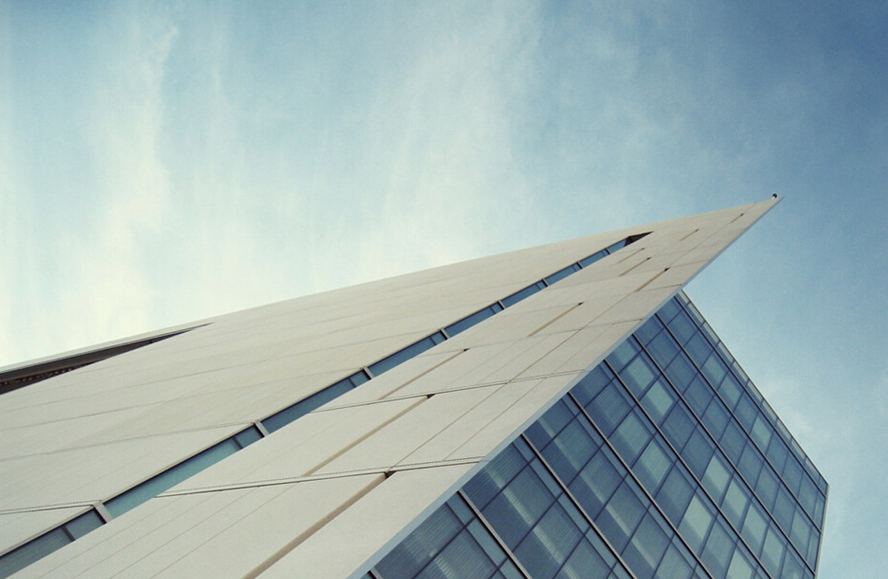
#> input picture opencv/lines3.png, 888 x 579 px
$ python lines.py   (Python 2 division)
#> lines starting #> are read from the running program, lines starting #| are printed output that depends on the picture; after the words box and inside, x2 and y2 are one past the last pixel; in counts of white or black regions, pixels touching at a corner belong together
import cv2
import numpy as np

def minLineLengthChange(p):
    print 'min change',p
    minLineLength = p
    show()

def maxLineGapChange(p):
    print 'min change',p
    maxLineGap= p
    show()

def show():
    lines = cv2.HoughLinesP(edges,1,np.pi/180,
            100,
            minLineLength,
            maxLineGap)
    for line in lines:
        for x1,y1,x2,y2 in line:
          cv2.line(img,(x1,y1),(x2,y2),(0,255,0),2)

    cv2.imshow("lines", img)

img = cv2.imread('lines3.png')
#> img is the input picture: shape (579, 888, 3); mean B, G, R 179.5, 179, 160.3
gray = cv2.cvtColor(img,cv2.COLOR_BGR2GRAY)
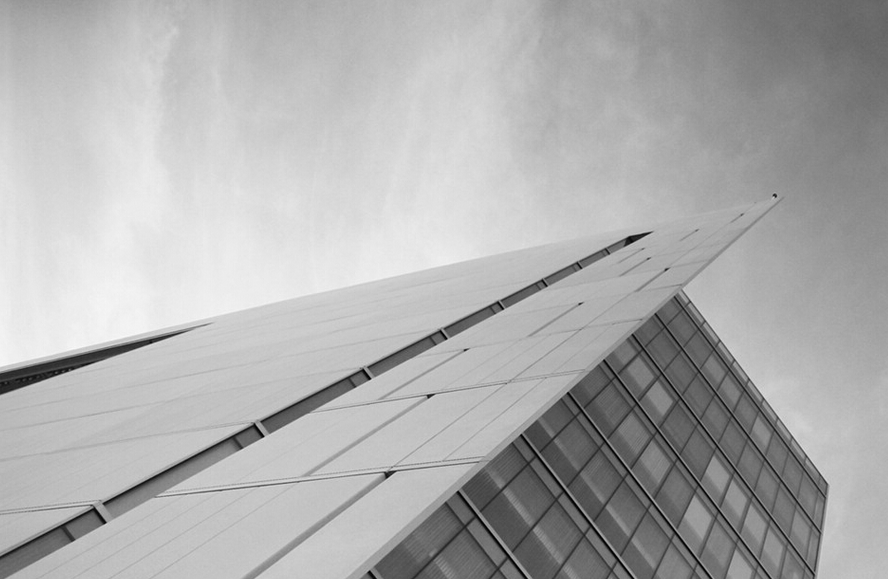
#> gray: shape (579, 888); min 0, max 250, mean 173.5
edges = cv2.Canny(gray,40,220)
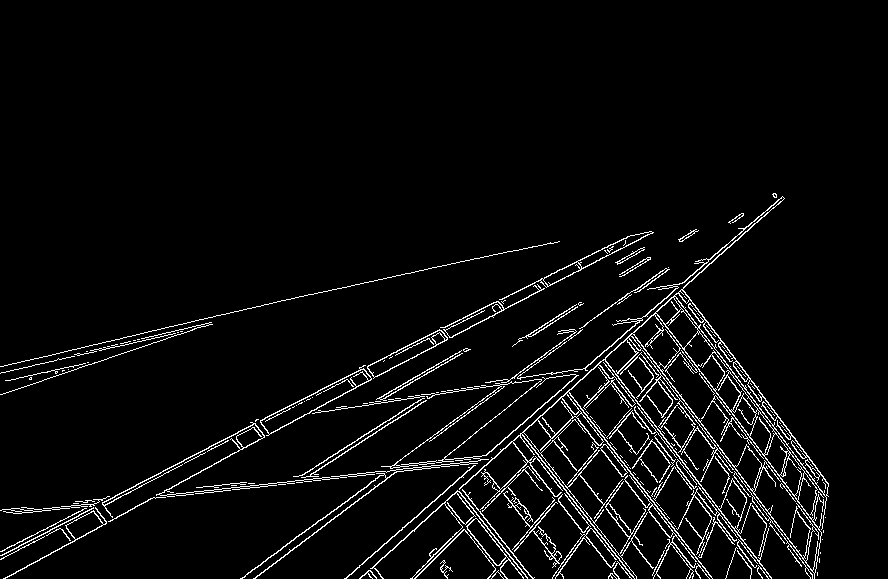
#> edges: shape (579, 888); 4.3% white in thin lines or dots, all inside (x1, y1, x2, y2) = (0, 193, 829, 579)

minLineLength = 40
maxLineGap = 50


cv2.namedWindow('lines')
cv2.createTrackbar('ttmin', 'lines', minLineLength, 1000, minLineLengthChange)
cv2.createTrackbar('ttmax', 'lines', maxLineGap, 1000, maxLineGapChange)

show()
#> in show, `lines = cv2.HoughLinesP(edges,1,np.pi/180, 100, minLineLength, maxLine..`: lines = 26 rows, first 6: [371, 568, 457, 490], [183, 460, 253, 424], [392, 368, 447, 339], [480, 509, 533, 456], [584, 368, 640, 320], [5, 553, 79, 515]
#> the loop in show, `for line in lines:` made 26 passes
#> line on passes 1 to 12: [[371, 568, 457, 490]], [[183, 460, 253, 424]], [[392, 368, 447, 339]], [[480, 509, 533, 456]], [[584, 368, 640, 320]], [[5, 553, 79, 515]], [[377, 550, 460, 477]], [[672, 385, 803, 558]], [[443, 431, 504, 386]], [[605, 358, 655, 312]], [[723, 402, 819, 529]], [[715, 349, 787, 444]]
#> after the loop in show, `for line in lines:`:
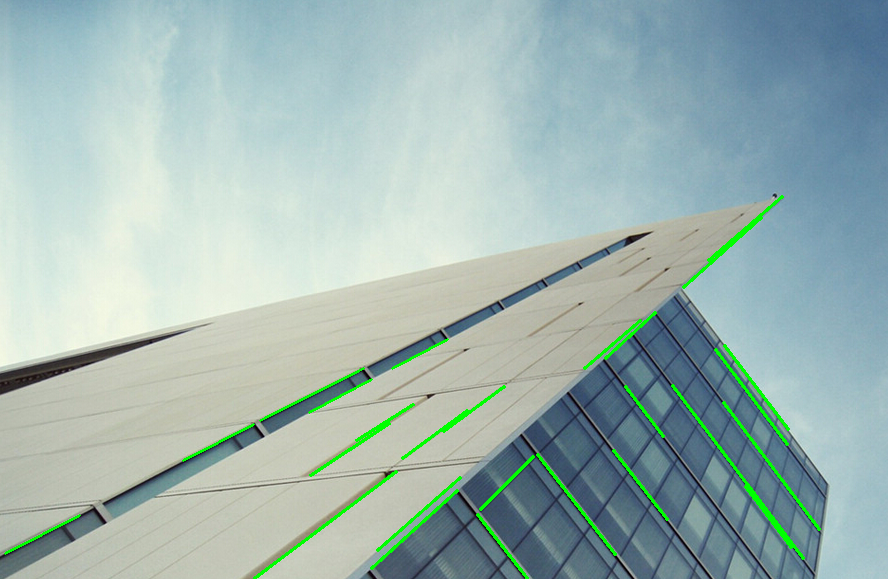
#> img: shape (579, 888, 3); 1.61% of pixels changed, all inside (x1, y1, x2, y2) = (4, 195, 821, 579)

cv2.imshow("edges", edges)
cv2.waitKey()

$ run again, with opencv/lines2.png copied over opencv/lines3.png
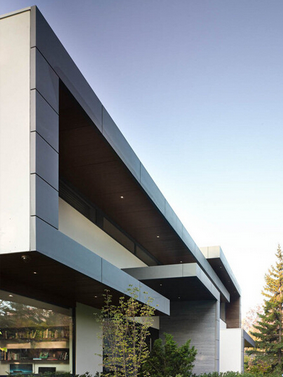
#> input picture opencv/lines2.png, 283 x 377 px
#> img is the input picture: shape (377, 283, 3); mean B, G, R 149, 143.4, 138.3
#> `edges = cv2.Canny(gray,40,220)`:
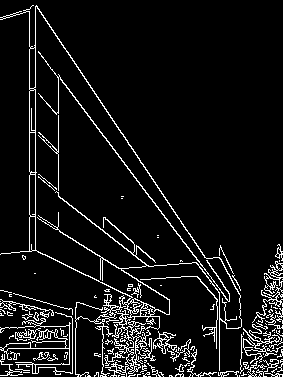
#> edges: shape (377, 283); 7.8% white in thin lines or dots
#> lines = [[35, 250, 35, 89], [60, 78, 199, 262], [36, 6, 177, 215], [29, 171, 29, 91], [8, 348, 69, 348]]
#> the loop in show, `for line in lines:` made 5 passes
#> after the loop in show, `for line in lines:`:
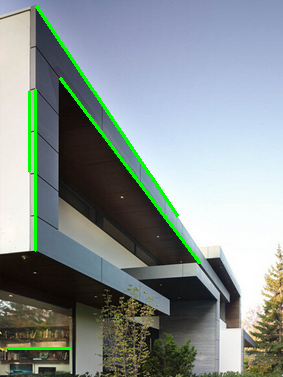
#> img: shape (377, 283, 3); 2.37% of pixels changed, all inside (x1, y1, x2, y2) = (7, 5, 201, 350)
